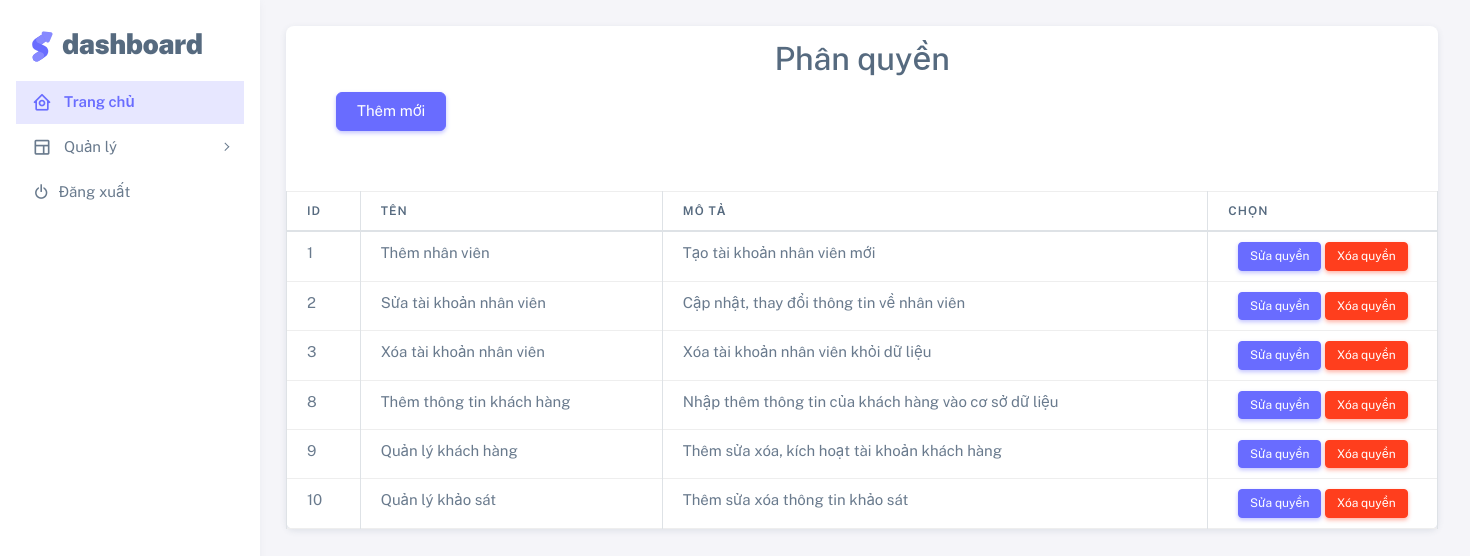
/admin/manage/permissions/permissions.php, run on the app's committed database.
### tables this page shows
CREATE TABLE `permissions` (
  `id` int(10) NOT NULL,
  `name` varchar(100) NOT NULL,
  `description` varchar(200) NOT NULL,
  `permission_group` varchar(100) NOT NULL,
  `delete_at` timestamp NULL DEFAULT NULL,
  `create_at` timestamp NULL DEFAULT NULL,
  `update_at` timestamp NULL DEFAULT NULL
);

### admin/manage/permissions/permissions.php (the view, shortened to what this page needs)
<?php
include '../../../connectDB/ConnectDB.php';
include("../../nav.php");
$sql    = "SELECT * FROM permissions";
$query  = mysqli_query($ketnoi, $sql);
$num_rows  = mysqli_num_rows($query);
$permissions = array();
if ($num_rows > 0) {
    while ($row = mysqli_fetch_array($query)) {
        $permissions[] = [
            'id'    => $row['id'],
            'name'  => $row['name'],
            'description' => $row['description']
        ];
    }
}
?>
<!DOCTYPE html>
<html>
<head>
    <link rel="stylesheet" href="https://maxcdn.bootstrapcdn.com/bootstrap/4.3.1/css/bootstrap.min.css">
    <link rel="stylesheet" href="https://cdnjs.cloudflare.com/ajax/libs/font-awesome/5.15.1/css/all.min.css" />
    <link rel="stylesheet" href="../../../assets/vendor/fonts/boxicons.css" />
    <link rel="stylesheet" href="../../../assets/vendor/css/core.css" class="template-customizer-core-css" />
    <link rel="stylesheet" href="../../../assets/vendor/css/theme-default.css" class="template-customizer-theme-css" />
    <link rel="stylesheet" href="../../../assets/css/demo.css" />
    <link rel="stylesheet" href="../../../assets/css/home.css" />
    <link rel="stylesheet" href="../../../assets/vendor/libs/perfect-scrollbar/perfect-scrollbar.css" />
    <link rel="stylesheet" href="../../../assets/vendor/libs/apex-charts/apex-charts.css" />
</head>
<body>
    <div class="container-xxl flex-grow-1 container-p-y">
        <div class="row">
            <div class="col-lg-10 mb-4 order-0">
                <div class="card">
                    <div class="d-flex align-items-end row">
                        <h2 style="text-align: center; margin-top: 15px;"> Phân quyền </h2>
                        <div class="">
                            <button type="button" class="btn btn-primary" id="clickModal" data-toggle="modal" data-target="#myModal" style="margin-left: 50px;"> Thêm mới</button>
                        </div>
                        <div class="">
                            <table class="table table-bordered" style="margin-top: 60px;border:1px solid #eee">
                                <thead>
                                    <tr>
                                        <th>ID</th>
                                        <th>Tên</th>
                                        <th>Mô tả</th>
                                        <th style="width:230px">Chọn</th>
                                    </tr>
                                </thead>
                                <tbody>
                                    <?php foreach ($permissions as $item) { ?>
                                        <tr>
                                            <td><?= $item['id']; ?></td>
                                            <td><?= $item['name']; ?></td>
                                            <td><?= $item['description']; ?></td>
                                            <td style="width:200px;text-align:center">
                                                <a href="edit-permission.php?id=<?= $item['id']; ?>" class="btn btn-primary btn-sm"> Sửa quyền </a>
                                                <a onclick="return confirm('Bạn có chắc xóa không ?')" href="delete-permission.php?id=<?= $item['id']; ?>" class="btn btn-danger btn-sm"> Xóa quyền </a>
                                            </td>
                                        </tr>
                                    <?php } ?>
                                </tbody>
                            </table>
                        </div>
                    </div>
                </div>
            </div>
        </div>
    </div>
</body>
</html>

### admin/nav.php (shortened to what this page needs)
<!DOCTYPE html>
<html lang="en" class="light-style layout-menu-fixed" dir="ltr" data-theme="theme-default" data-assets-path="../assets/" data-template="vertical-menu-template-free">
<head>
  <link rel="stylesheet" href="../assets/vendor/fonts/boxicons.css" />
  <link rel="stylesheet" href="../assets/vendor/css/core.css" class="template-customizer-core-css" />
  <link rel="stylesheet" href="../assets/vendor/css/theme-default.css" class="template-customizer-theme-css" />
  <link rel="stylesheet" href="../assets/css/demo.css" />
  <link rel="stylesheet" href="../assets/css/home.css" />
  <link rel="stylesheet" href="../assets/vendor/libs/perfect-scrollbar/perfect-scrollbar.css" />
  <link rel="stylesheet" href="../assets/vendor/libs/apex-charts/apex-charts.css" />
</head>
<body>
  <aside id="layout-menu" class="layout-menu menu-vertical menu bg-menu-theme">
    <div class="app-brand demo">
      <a href="index.html" class="app-brand-link">
        <span class="app-brand-logo demo">
        </span>
        <span class="app-brand-text demo menu-text fw-bolder ms-2">Dashboard</span>
      </a>
    </div>
    <ul class="menu-inner py-1">
      <li class="menu-item active">
        <a href="http://localhost:3000/admin/Home.php" class="menu-link">
          <i class="menu-icon tf-icons bx bx-home-circle"></i>
          <div data-i18n="Analytics">Trang chủ</div>
        </a>
      </li>
      <li class="menu-item">
        <a href="javascript:void(0);" class="menu-link menu-toggle">
          <i class="menu-icon tf-icons bx bx-layout"></i>
          <div data-i18n="Layouts">Quản lý</div>
        </a>
      </li>
      <li class="menu-item">
        <a href="http://localhost:3000/form/logout.php" class="menu-link">
        <i class="bx bx-power-off me-2"></i>
          <div data-i18n="Analytics">Đăng xuất</div>
        </a>
      </li>
    </ul>
  </aside>
</body>
</html>

### assets/css/demo.css (style rules this page uses)
.menu .app-brand.demo { height: 64px; margin-top: 12px; }
.app-brand-logo.demo svg { width: 22px; height: 38px; }
.app-brand-text.demo { font-size: 1.75rem; letter-spacing: -0.5px; text-transform: lowercase; }

### assets/css/home.css (style rules this page uses)
.container-xxl { margin-left: 260px; }

### data on the page
permissions: id "1", name "Thêm nhân viên", description "Tạo tài khoản nhân viên mới"
permissions: id "2", name "Sửa tài khoản nhân viên", description "Cập nhật, thay đổi thông tin về nhân viên"
permissions: id "3", name "Xóa tài khoản nhân viên", description "Xóa tài khoản nhân viên khỏi dữ liệu"
permissions: id "8", name "Thêm thông tin khách hàng", description "Nhập thêm thông tin của khách hàng vào cơ sở dữ liệu"
permissions: id "9", name "Quản lý khách hàng", description "Thêm sửa xóa, kích hoạt tài khoản khách hàng"
permissions: id "10", name "Quản lý khảo sát", description "Thêm sửa xóa thông tin khảo sát"
